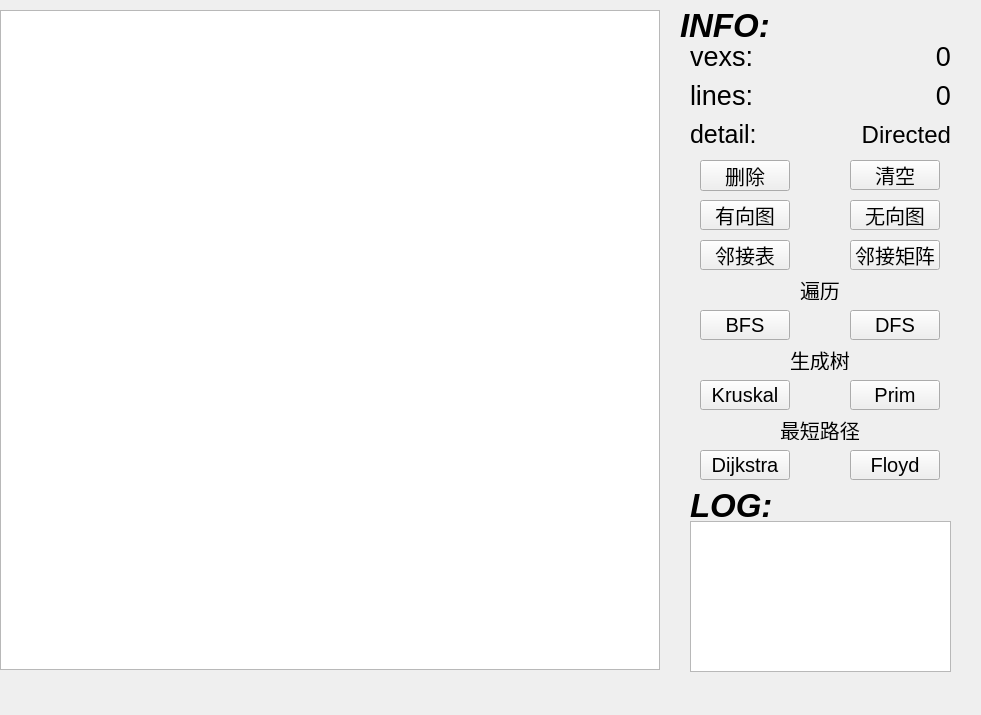
<?xml version="1.0" encoding="UTF-8"?>
<ui version="4.0">
 <class>MainWindow</class>
 <widget class="QMainWindow" name="MainWindow">
  <property name="geometry">
   <rect>
    <x>0</x>
    <y>0</y>
    <width>981</width>
    <height>715</height>
   </rect>
  </property>
  <property name="font">
   <font>
    <pointsize>15</pointsize>
   </font>
  </property>
  <property name="windowTitle">
   <string>MainWindow</string>
  </property>
  <widget class="QWidget" name="centralwidget">
   <widget class="MyGraphicsView" name="graphicsView">
    <property name="geometry">
     <rect>
      <x>0</x>
      <y>10</y>
      <width>660</width>
      <height>660</height>
     </rect>
    </property>
    <property name="minimumSize">
     <size>
      <width>560</width>
      <height>570</height>
     </size>
    </property>
    <property name="maximumSize">
     <size>
      <width>99999</width>
      <height>99999</height>
     </size>
    </property>
    <property name="cursor" stdset="0">
     <cursorShape>CrossCursor</cursorShape>
    </property>
   </widget>
   <widget class="QToolButton" name="setDirectedButton">
    <property name="geometry">
     <rect>
      <x>700</x>
      <y>200</y>
      <width>90</width>
      <height>30</height>
     </rect>
    </property>
    <property name="text">
     <string>有向图</string>
    </property>
   </widget>
   <widget class="QToolButton" name="setUnDirectedButton">
    <property name="geometry">
     <rect>
      <x>850</x>
      <y>200</y>
      <width>90</width>
      <height>30</height>
     </rect>
    </property>
    <property name="text">
     <string>无向图</string>
    </property>
   </widget>
   <widget class="QListWidget" name="LogList">
    <property name="geometry">
     <rect>
      <x>690</x>
      <y>521</y>
      <width>261</width>
      <height>151</height>
     </rect>
    </property>
    <property name="font">
     <font>
      <pointsize>10</pointsize>
     </font>
    </property>
    <property name="autoFillBackground">
     <bool>false</bool>
    </property>
    <property name="movement">
     <enum>QListView::Static</enum>
    </property>
    <property name="isWrapping" stdset="0">
     <bool>false</bool>
    </property>
    <property name="resizeMode">
     <enum>QListView::Fixed</enum>
    </property>
    <property name="layoutMode">
     <enum>QListView::SinglePass</enum>
    </property>
    <property name="batchSize">
     <number>100</number>
    </property>
   </widget>
   <widget class="QLabel" name="INFOLabel">
    <property name="geometry">
     <rect>
      <x>680</x>
      <y>10</y>
      <width>111</width>
      <height>31</height>
     </rect>
    </property>
    <property name="font">
     <font>
      <pointsize>25</pointsize>
      <weight>75</weight>
      <italic>true</italic>
      <bold>true</bold>
     </font>
    </property>
    <property name="text">
     <string>INFO:</string>
    </property>
   </widget>
   <widget class="QLabel" name="LOGLabel">
    <property name="geometry">
     <rect>
      <x>690</x>
      <y>490</y>
      <width>91</width>
      <height>31</height>
     </rect>
    </property>
    <property name="font">
     <font>
      <pointsize>25</pointsize>
      <weight>75</weight>
      <italic>true</italic>
      <bold>true</bold>
     </font>
    </property>
    <property name="text">
     <string>LOG:</string>
    </property>
   </widget>
   <widget class="QWidget" name="layoutWidget">
    <property name="geometry">
     <rect>
      <x>690</x>
      <y>40</y>
      <width>261</width>
      <height>111</height>
     </rect>
    </property>
    <layout class="QGridLayout" name="gridLayout">
     <item row="2" column="1">
      <widget class="QLabel" name="Detail">
       <property name="font">
        <font>
         <pointsize>18</pointsize>
        </font>
       </property>
       <property name="text">
        <string>Directed</string>
       </property>
       <property name="alignment">
        <set>Qt::AlignRight|Qt::AlignTrailing|Qt::AlignVCenter</set>
       </property>
      </widget>
     </item>
     <item row="2" column="0">
      <widget class="QLabel" name="detailLabel">
       <property name="font">
        <font>
         <pointsize>19</pointsize>
        </font>
       </property>
       <property name="text">
        <string>detail:</string>
       </property>
      </widget>
     </item>
     <item row="0" column="1">
      <widget class="QLabel" name="vexsNum">
       <property name="font">
        <font>
         <pointsize>20</pointsize>
        </font>
       </property>
       <property name="text">
        <string>0</string>
       </property>
       <property name="alignment">
        <set>Qt::AlignRight|Qt::AlignTrailing|Qt::AlignVCenter</set>
       </property>
      </widget>
     </item>
     <item row="1" column="1">
      <widget class="QLabel" name="LinesNum">
       <property name="font">
        <font>
         <pointsize>20</pointsize>
        </font>
       </property>
       <property name="text">
        <string>0</string>
       </property>
       <property name="alignment">
        <set>Qt::AlignRight|Qt::AlignTrailing|Qt::AlignVCenter</set>
       </property>
      </widget>
     </item>
     <item row="1" column="0">
      <widget class="QLabel" name="linesLabel">
       <property name="font">
        <font>
         <pointsize>20</pointsize>
        </font>
       </property>
       <property name="text">
        <string>lines:</string>
       </property>
      </widget>
     </item>
     <item row="0" column="0">
      <widget class="QLabel" name="vexsLabel">
       <property name="font">
        <font>
         <pointsize>20</pointsize>
        </font>
       </property>
       <property name="text">
        <string>vexs:</string>
       </property>
      </widget>
     </item>
    </layout>
   </widget>
   <widget class="QToolButton" name="DelButton">
    <property name="geometry">
     <rect>
      <x>700</x>
      <y>160</y>
      <width>90</width>
      <height>31</height>
     </rect>
    </property>
    <property name="font">
     <font>
      <pointsize>15</pointsize>
     </font>
    </property>
    <property name="text">
     <string>删除</string>
    </property>
   </widget>
   <widget class="QToolButton" name="BFSButton">
    <property name="geometry">
     <rect>
      <x>700</x>
      <y>310</y>
      <width>90</width>
      <height>30</height>
     </rect>
    </property>
    <property name="text">
     <string>BFS</string>
    </property>
   </widget>
   <widget class="QToolButton" name="setClearButton">
    <property name="geometry">
     <rect>
      <x>850</x>
      <y>160</y>
      <width>90</width>
      <height>30</height>
     </rect>
    </property>
    <property name="text">
     <string>清空</string>
    </property>
   </widget>
   <widget class="QToolButton" name="DFSButton">
    <property name="geometry">
     <rect>
      <x>850</x>
      <y>310</y>
      <width>90</width>
      <height>30</height>
     </rect>
    </property>
    <property name="text">
     <string>DFS</string>
    </property>
   </widget>
   <widget class="QToolButton" name="AdjTableButton">
    <property name="geometry">
     <rect>
      <x>700</x>
      <y>240</y>
      <width>90</width>
      <height>30</height>
     </rect>
    </property>
    <property name="text">
     <string>邻接表</string>
    </property>
   </widget>
   <widget class="QToolButton" name="AdjMatrixButton">
    <property name="geometry">
     <rect>
      <x>850</x>
      <y>240</y>
      <width>90</width>
      <height>30</height>
     </rect>
    </property>
    <property name="text">
     <string>邻接矩阵</string>
    </property>
   </widget>
   <widget class="QToolButton" name="DijkstraButton">
    <property name="geometry">
     <rect>
      <x>700</x>
      <y>450</y>
      <width>90</width>
      <height>30</height>
     </rect>
    </property>
    <property name="text">
     <string>Dijkstra</string>
    </property>
   </widget>
   <widget class="QToolButton" name="KruskalButton">
    <property name="geometry">
     <rect>
      <x>700</x>
      <y>380</y>
      <width>90</width>
      <height>30</height>
     </rect>
    </property>
    <property name="text">
     <string>Kruskal</string>
    </property>
   </widget>
   <widget class="QToolButton" name="PrimButton">
    <property name="geometry">
     <rect>
      <x>850</x>
      <y>380</y>
      <width>90</width>
      <height>30</height>
     </rect>
    </property>
    <property name="text">
     <string>Prim</string>
    </property>
   </widget>
   <widget class="QToolButton" name="FloydButton">
    <property name="geometry">
     <rect>
      <x>850</x>
      <y>450</y>
      <width>90</width>
      <height>30</height>
     </rect>
    </property>
    <property name="text">
     <string>Floyd</string>
    </property>
   </widget>
   <widget class="QLabel" name="label">
    <property name="geometry">
     <rect>
      <x>800</x>
      <y>280</y>
      <width>40</width>
      <height>20</height>
     </rect>
    </property>
    <property name="text">
     <string>遍历</string>
    </property>
   </widget>
   <widget class="QLabel" name="label_2">
    <property name="geometry">
     <rect>
      <x>780</x>
      <y>420</y>
      <width>80</width>
      <height>20</height>
     </rect>
    </property>
    <property name="text">
     <string>最短路径</string>
    </property>
   </widget>
   <widget class="QLabel" name="label_3">
    <property name="geometry">
     <rect>
      <x>790</x>
      <y>350</y>
      <width>60</width>
      <height>20</height>
     </rect>
    </property>
    <property name="text">
     <string>生成树</string>
    </property>
   </widget>
  </widget>
  <widget class="QMenuBar" name="menubar">
   <property name="geometry">
    <rect>
     <x>0</x>
     <y>0</y>
     <width>981</width>
     <height>33</height>
    </rect>
   </property>
  </widget>
 </widget>
 <customwidgets>
  <customwidget>
   <class>MyGraphicsView</class>
   <extends>QGraphicsView</extends>
   <header>mygraphicsview.h</header>
  </customwidget>
 </customwidgets>
 <resources/>
 <connections/>
</ui>
